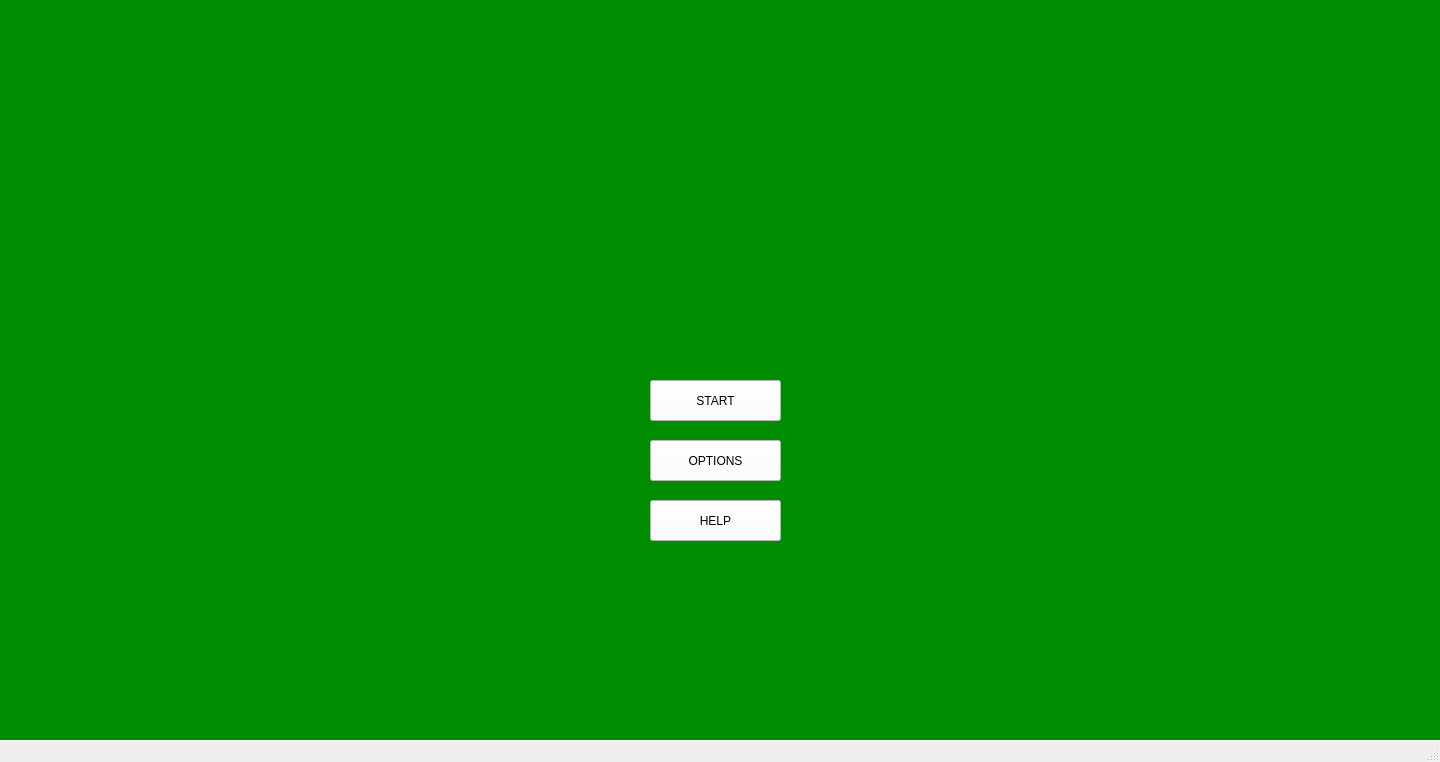
<?xml version="1.0" encoding="UTF-8"?>
<ui version="4.0">
 <class>MainWindow</class>
 <widget class="QMainWindow" name="MainWindow">
  <property name="geometry">
   <rect>
    <x>0</x>
    <y>0</y>
    <width>1440</width>
    <height>762</height>
   </rect>
  </property>
  <property name="windowTitle">
   <string>NLHUTH Poker Bot</string>
  </property>
  <property name="styleSheet">
   <string notr="true"/>
  </property>
  <widget class="QWidget" name="centralwidget">
   <property name="styleSheet">
    <string notr="true">background-color: rgb(0, 140, 0)</string>
   </property>
   <widget class="QPushButton" name="startButton">
    <property name="geometry">
     <rect>
      <x>650</x>
      <y>380</y>
      <width>131</width>
      <height>41</height>
     </rect>
    </property>
    <property name="styleSheet">
     <string notr="true">background-color: white;
color: black;</string>
    </property>
    <property name="text">
     <string>START</string>
    </property>
   </widget>
   <widget class="QPushButton" name="optionsButton">
    <property name="geometry">
     <rect>
      <x>650</x>
      <y>440</y>
      <width>131</width>
      <height>41</height>
     </rect>
    </property>
    <property name="styleSheet">
     <string notr="true">background-color: white;
color: black;</string>
    </property>
    <property name="text">
     <string>OPTIONS</string>
    </property>
   </widget>
   <widget class="QPushButton" name="helpButton">
    <property name="geometry">
     <rect>
      <x>650</x>
      <y>500</y>
      <width>131</width>
      <height>41</height>
     </rect>
    </property>
    <property name="styleSheet">
     <string notr="true">background-color: white;
color: black;</string>
    </property>
    <property name="text">
     <string>HELP</string>
    </property>
   </widget>
   <widget class="QLabel" name="pokerMenuSprite">
    <property name="geometry">
     <rect>
      <x>470</x>
      <y>140</y>
      <width>511</width>
      <height>221</height>
     </rect>
    </property>
    <property name="text">
     <string/>
    </property>
    <property name="pixmap">
     <pixmap>../res/sprites/icons/poker-aces-clipart-md.png</pixmap>
    </property>
   </widget>
  </widget>
  <widget class="QMenuBar" name="menubar">
   <property name="geometry">
    <rect>
     <x>0</x>
     <y>0</y>
     <width>1440</width>
     <height>24</height>
    </rect>
   </property>
  </widget>
  <widget class="QStatusBar" name="statusbar"/>
 </widget>
 <resources/>
 <connections/>
</ui>
